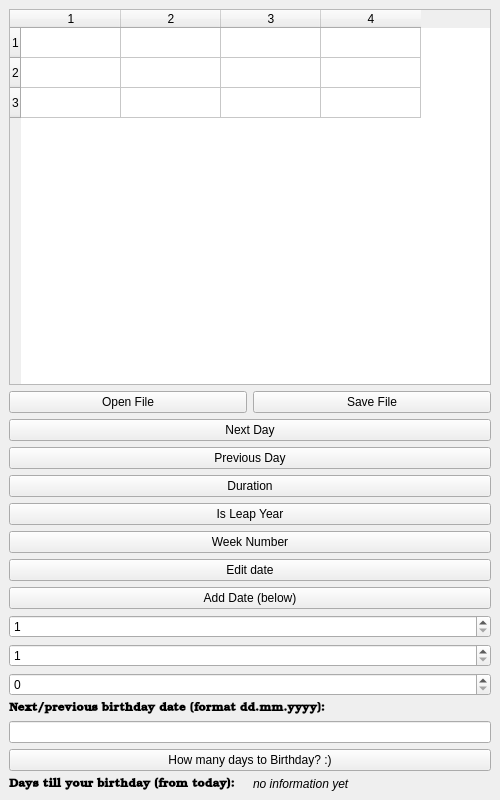
<?xml version="1.0" encoding="UTF-8"?>
<ui version="4.0">
 <class>MainWindow</class>
 <widget class="QMainWindow" name="MainWindow">
  <property name="geometry">
   <rect>
    <x>0</x>
    <y>0</y>
    <width>500</width>
    <height>800</height>
   </rect>
  </property>
  <property name="minimumSize">
   <size>
    <width>500</width>
    <height>800</height>
   </size>
  </property>
  <property name="windowTitle">
   <string>MainWindow</string>
  </property>
  <widget class="QWidget" name="centralwidget">
   <layout class="QVBoxLayout" name="verticalLayout">
    <item>
     <widget class="QTableWidget" name="tableWidget">
      <row/>
      <row/>
      <row/>
      <column/>
      <column/>
      <column/>
      <column/>
     </widget>
    </item>
    <item>
     <layout class="QHBoxLayout" name="horizontalLayout">
      <item>
       <widget class="QPushButton" name="openFileButton">
        <property name="text">
         <string>Open File</string>
        </property>
       </widget>
      </item>
      <item>
       <widget class="QPushButton" name="saveFileButton">
        <property name="text">
         <string>Save File</string>
        </property>
       </widget>
      </item>
     </layout>
    </item>
    <item>
     <widget class="QPushButton" name="nextDayButton">
      <property name="text">
       <string>Next Day</string>
      </property>
     </widget>
    </item>
    <item>
     <widget class="QPushButton" name="previousDayButton">
      <property name="text">
       <string>Previous Day</string>
      </property>
     </widget>
    </item>
    <item>
     <widget class="QPushButton" name="durationButton">
      <property name="text">
       <string>Duration</string>
      </property>
     </widget>
    </item>
    <item>
     <widget class="QPushButton" name="leapYearButton">
      <property name="text">
       <string>Is Leap Year</string>
      </property>
     </widget>
    </item>
    <item>
     <widget class="QPushButton" name="weekNumberButton">
      <property name="text">
       <string>Week Number</string>
      </property>
     </widget>
    </item>
    <item>
     <widget class="QPushButton" name="editDateButton">
      <property name="text">
       <string>Edit date</string>
      </property>
     </widget>
    </item>
    <item>
     <widget class="QPushButton" name="addDateButton">
      <property name="text">
       <string>Add Date (below)</string>
      </property>
     </widget>
    </item>
    <item>
     <widget class="QSpinBox" name="daySpinBox">
      <property name="minimum">
       <number>1</number>
      </property>
      <property name="maximum">
       <number>31</number>
      </property>
     </widget>
    </item>
    <item>
     <widget class="QSpinBox" name="monthSpinBox">
      <property name="minimum">
       <number>1</number>
      </property>
      <property name="maximum">
       <number>12</number>
      </property>
     </widget>
    </item>
    <item>
     <widget class="QSpinBox" name="yearSpinBox">
      <property name="maximum">
       <number>9999</number>
      </property>
     </widget>
    </item>
    <item>
     <widget class="QLabel" name="yourBirthdayDateLabel">
      <property name="font">
       <font>
        <family>URW Bookman</family>
        <bold>true</bold>
       </font>
      </property>
      <property name="text">
       <string>Next/previous birthday date (format dd.mm.yyyy):</string>
      </property>
     </widget>
    </item>
    <item>
     <widget class="QLineEdit" name="birthdayLineEdit"/>
    </item>
    <item>
     <widget class="QPushButton" name="birthdayButton">
      <property name="text">
       <string>How many days to Birthday? :)</string>
      </property>
     </widget>
    </item>
    <item>
     <layout class="QHBoxLayout" name="horizontalLayout_2">
      <item>
       <widget class="QLabel" name="daysTillBL">
        <property name="font">
         <font>
          <family>URW Bookman</family>
          <bold>true</bold>
         </font>
        </property>
        <property name="text">
         <string>Days till your birthday (from today):</string>
        </property>
       </widget>
      </item>
      <item>
       <widget class="QLabel" name="daysTillBirthdayLabel">
        <property name="font">
         <font>
          <family>Ubuntu</family>
          <italic>true</italic>
          <bold>false</bold>
         </font>
        </property>
        <property name="text">
         <string>no information yet</string>
        </property>
       </widget>
      </item>
     </layout>
    </item>
   </layout>
  </widget>
 </widget>
 <resources/>
 <connections/>
</ui>
